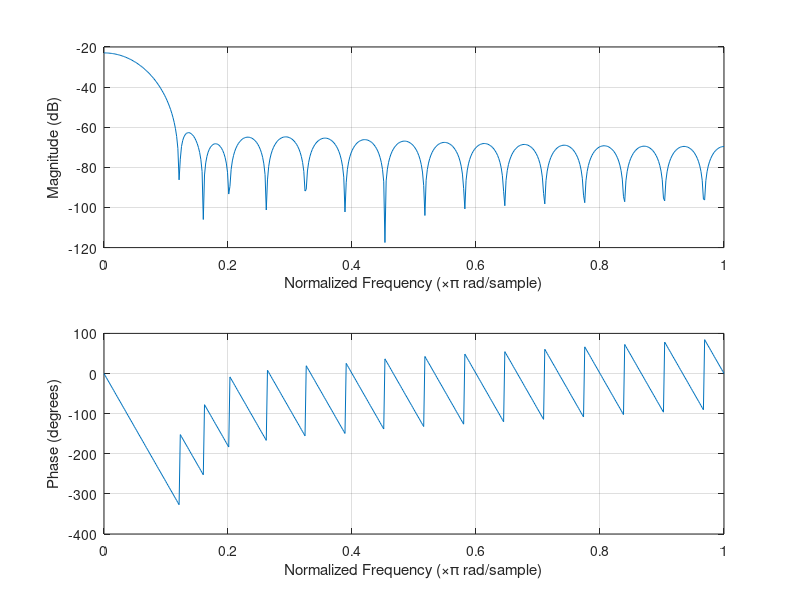

Write MATLAB code to recreate this figure.
fsr = 96000;
fc = 0;
bw = 3000;
nt = 32;
g = 0.5;

fir = cell(nt, 1);

for i = 1 : nt-1
       a = (1-nt/2) * 2.0 * pi * bw / fsr;
       ys(i) = sin(a)/a;
       
      %ys = ys/sum(ys);
       
       yg(i) = g * (4.0 * bw / fsr);
       
       %yg = yg/sum(yg);
       
       yw(i) = 0.54 - 0.46 * cos(i * 2.0 * pi/nt);
       
       %yw = yw/sum(yw);
       
       yf(i) = cos((i - nt/2) * 2.0*pi*fc/fsr);
       
       %yf = yf/sum(yf);
       
       
end

%ys = ys/sum(ys);
%yg = yg/sum(yg);


for i = 1 : nt-1

    fir{i} = yf(i) * yw(i) * yg(i) * ys(i);
    
end

m = cell2mat(fir);
figure(1);
freqz(m);